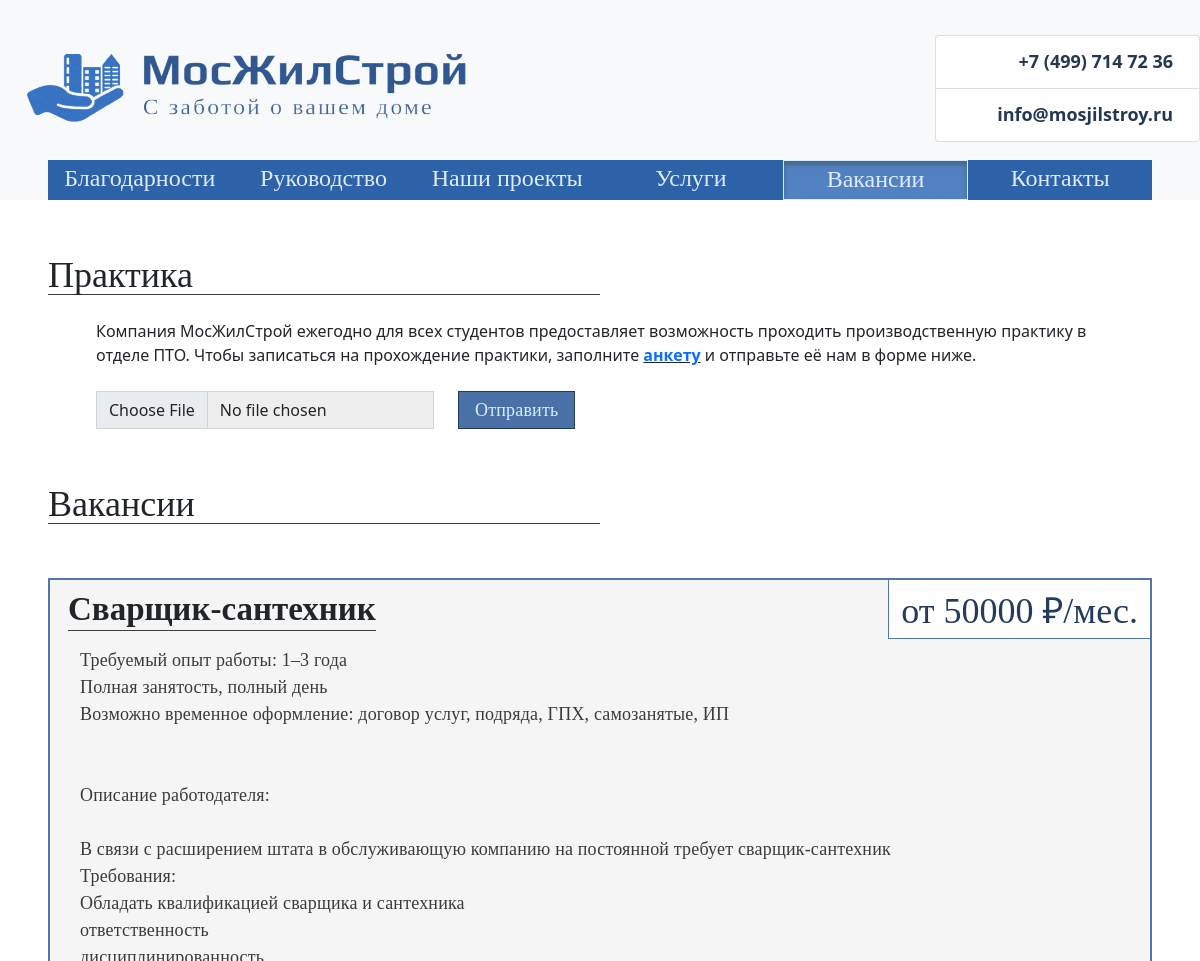
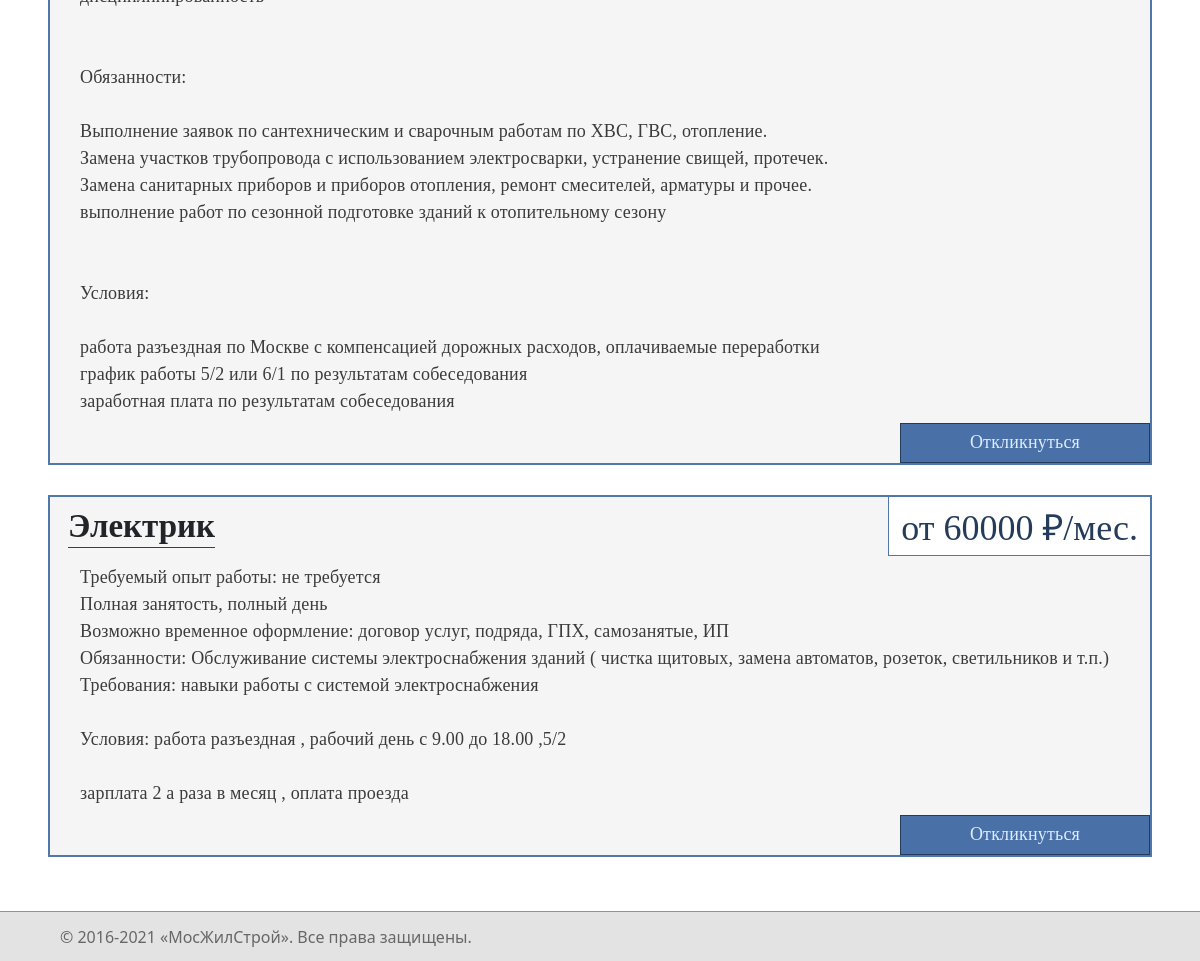
Page /vacancies/ on the committed database (2 pictures, top to bottom).
### main/models.py (models this page shows)
class Vacancy(models.Model):
    title = models.CharField(max_length=255)
    description = models.TextField()
    salary = models.IntegerField()

### main/views.py (the view)
# urls.py: path('vacancies/', vacancies, name='vacancies'),
def vacancies(request):
    info = get_contacts_from_json()
    snippets = Vacancy.objects.all()
    objects = []
    for snippet in snippets:
        objects.append({
            'id': snippet.id,
            'title': snippet.title,
            'description': snippet.description,
            'salary': snippet.salary,
        })
    with open('contacts.json', 'r') as f:
        questionnaire = b64decode(json.load(f)['questionnaire']).decode()
    return render(request, 'pages/vacancies.html', {
                                                    'questionnaire': questionnaire,
                                                    'contacts': info,
                                                    'vacancies': objects[::-1],
                                                    'form': VacancyForm(),
                                                    'practice_form': PracticeForm()})

### main/forms.py
class VacancyForm(forms.Form):
    vacancy_id = forms.CharField(
        widget=forms.TextInput()
    )
    name = forms.CharField(
        widget=forms.TextInput(
            attrs={'class': 'form-control text-input',
                   'style': 'margin-top: 15px',
                   'placeholder': 'ФИО'}
        )
    )
    phone = forms.CharField(
        widget=forms.TextInput(
            attrs={'class': 'form-control text-input',
                   'style': 'margin-top: 15px',
                   'type': 'tel',
                   'placeholder': 'Телефон'}
        )
    )
    summary = forms.FileField(
        widget=forms.FileInput(
            attrs={'class': 'form-control text-input',
                   'style': 'margin-top: 15px;'}
        )
    )
    answer = forms.CharField(
        widget=forms.Textarea(
            attrs={'class': 'form-control text-input',
                   'style': 'height: 200px; margin-top: 5px',
                   'placeholder': 'Почему вы хотите работать у нас?'}
        )
    )

class PracticeForm(forms.Form):
    file = forms.FileField(
        widget=forms.FileInput(
            attrs={'class': 'form-control text-input'}
        )
    )

### main/views.py (called while the page is built)
def get_contacts_from_json():
    with open('contacts.json', 'r') as file:
        data = json.load(file)
    info = {
        'phone': b64decode(data['phone']).decode(),
        'mail': b64decode(data['mail']).decode(),
        'address': b64decode(data['address']).decode(),
        'office_image': b64decode(data['office_image']).decode()
    }
    return info

### main/templates/pages/vacancies.html (shortened to what this page needs)
<!DOCTYPE html>
<html lang="en">
{% load static %}
<head>
</head>
<body>
{% include 'header.html' with contacts=contacts %}
{% include 'navbar.html' %}
<div class="mx-5">
    <br><br>
    <div class="title">
        Практика
    </div>
    <br>
    <div class="mx-5">
        <div class="subtitle">
            Компания МосЖилСтрой ежегодно для всех студентов предоставляет возможность проходить
            производственную практику в отделе ПТО.
                Чтобы записаться на прохождение практики, заполните
                <u><strong><a download href="{{ questionnaire }}">анкету</a></strong><a href=""></a></u>
                и отправьте её нам в форме ниже.
        </div>
        <br>
        <form action="{% url 'practice' %}" method="post" enctype="multipart/form-data" target="frame"
              onsubmit="confirm()">
            <div class="row">
                <div class="col-auto">
                    {{ practice_form.file }}
                </div>
                <div class="col-auto">
                    <button type="submit" class="m-0 px-3 btn submit-btn">Отправить</button>
                </div>
            </div>
        </form>
    </div>
    <br><br>
    <div class="title">
        Вакансии
    </div>
    <br>
    <div>
        {% for vacancy in vacancies %}
        <div class="vacancy-card">
            <div class="row">
                <div class="col-auto me-auto card-title">
                    {{ vacancy.title }}
                </div>
                <div class="col-auto salary">
                    от {{ vacancy.salary }} ₽/мес.
                </div>
            </div>
            <pre class="description">{{ vacancy.description }}</pre>
            <div style="display: flex;
                        justify-content: space-between;">
                <div class="respond-btn align-text-bottom"
                     data-bs-toggle="modal"
                     data-bs-target="#modal{{ vacancy.id }}">Откликнуться
                </div>
            </div>
        </div>
        {% endfor %}
    </div>
</div>
<br>
{% include 'footer.html' %}
</body>
</html>

### main/templates/header.html (shortened to what this page needs)
<!DOCTYPE html>
<html lang="en">
{% load static %}
<head>
    <link href="https://cdn.jsdelivr.net/npm/bootstrap@5.0.0-beta3/dist/css/bootstrap.min.css" rel="stylesheet">
</head>
<body class="body">
    <nav class="navbar navbar-light bg-light head" id="up">
        {% url 'root' as root %}
        <a class="navbar-brand" href="{{ root }}">
            <img class="logo" src="{% static 'images/logo.png' %}" alt="logo">
        </a>
        <span class="navbar-text info">
            <ul class="list-group">
                <li class="list-group-item d-flex justify-content-between align-items-center">
                    <span class="iconify icon" data-icon="mdi-phone-in-talk" data-inline="false"></span>
                    <strong class="info-text">{{ contacts.phone }}</strong>
                </li>
                <li class="list-group-item d-flex justify-content-between align-items-center">
                    <span class="iconify icon" data-icon="mdi-email" data-inline="false"></span>
                    <strong class="info-text">{{ contacts.mail }}</strong>
                </li>
            </ul>
        </span>
    </nav>
</body>
</html>

### main/templates/navbar.html (shortened to what this page needs)
<!DOCTYPE html>
<html lang="en">
<head>
</head>
<body>
    <div style="background-color: rgb(248, 249, 250);">
        <div class="row navigation mx-5">
            {% url 'about' as about %}
            <a class="col nav-item tab {% if request.path == about %} selected {% endif %}"
               href="{{ about }}">
                <div class="nav-text">Благодарности</div>
            </a>
            {% url 'leaders' as leaders %}
            <a class="col nav-item tab {% if request.path == leaders %} selected {% endif %}"
               href="{{ leaders }}">
                <div class="nav-text">Руководство</div>
            </a>
            {% url 'projects' as projects %}
            <a class="col nav-item tab {% if request.path == projects %} selected {% endif %}"
               href="{{ projects }}">
                <div class="nav-text">Наши проекты</div>
            </a>
            {% url 'services' as services %}
            <a class="col nav-item tab {% if request.path == services %} selected {% endif %}"
               href="{{ services }}">
                <div class="nav-text">Услуги</div>
            </a>
            {% url 'vacancies' as vacancies %}
            <a class="col nav-item tab {% if request.path == vacancies %} selected {% endif %}"
               href="{{ vacancies }}">
                <div class="nav-text">Вакансии</div>
            </a>
            {% url 'contacts' as contacts %}
            <a class="col nav-item tab {% if request.path == contacts %} selected {% endif %}"
               href="{{ contacts }}">
                <div class="nav-text">Контакты</div>
            </a>
        </div>
    </div>
</body>
</html>

### main/templates/footer.html (shortened to what this page needs)
<!DOCTYPE html>
<html lang="en">
<head>
</head>
<body>
    <div class="footer">
        <div class="mx-5 row justify-content-between">
            <p class=" py-2 text col-auto">
                © 2016-{% now "Y" %} «МосЖилСтрой». Все права защищены.
            </p>
            <a class=" py-2 col-auto" href="#up">
            </a>
        </div>
    </div>
</body>
</html>

### main/templates/header.html (style rules this page uses)
.head { height: 160px; margin-top: 0; }
.logo { height: 150px; width: 500px; }
.info-text { color: #243854; margin-right: 10px; font-size: 18px; }
.icon { margin-right: 15px; color: #243854; width: 30px; height: 36px; }

### main/templates/navbar.html (style rules this page uses)
a { text-decoration: none; }
.nav-text { color: #DDEBFF; font-family: ABeeZee, serif; font-size: 24px; }
.tab { background-color: #2D61A8; text-align: center; cursor: pointer; transition: 0.2s; }
.selected { border: 1px solid #DDEBFF; box-sizing: border-box; box-shadow: inset 0 4px 4px rgba(51, 80, 83, 0.5); background: #5281C2; }
.navigation { height: 40px; }

### main/templates/footer.html (style rules this page uses)
body { padding-bottom: 50px !important; }
.text { position: relative; bottom: -5px; }
.footer { z-index: 9999; height: 50px; border-top: 1px solid #919191; background-color: #e3e3e3; position: fixed; bottom: 0; width: 100%; }
.text { color: #676767; }

### main/templates/pages/vacancies.html (style rules this page uses)
pre { white-space: pre-wrap; }
.submit-btn { width: 100%; cursor: pointer; font-family: Poppins serif; font-weight: 500; font-size: 18px; text-align: center; vertical-align: middle; letter-spacing: 0.01em; background-color: #4A71A7; color: #DDEBFF; height: 38px; margin: 10px 0; border-radius: 0; padding-top: 5px; border: 1px solid #253B5A; transition: 0.2s; }
.text-input { border-radius: 0; background-color: #EEEEEE; }
.respond-btn { cursor: pointer; font-family: Poppins serif; font-weight: 500; font-size: 18px; line-height: 27px; text-align: center; vertical-align: middle; letter-spacing: 0.01em; background-color: #4A71A7; color: #DDEBFF; height: 40px; width: 250px; padding-top: 5px; border: 1px solid #253B5A; transition: 0.2s; }
.description { font-family: Poppins serif; font-weight: 500; font-size: 18px; line-height: 27px; letter-spacing: 0.01em; color: #3b3b3b; margin: 8px 30px; }
.salary { font-family: Acme serif; font-size: 36px; line-height: 46px; color: #253B5A; margin: 0 12px; padding-top: 8px; border-bottom: 1px solid #5077AC; border-left: 1px solid #5077AC; background: #ffffff; }
.card-title { font-family: Abhaya Libre ExtraBold serif; font-style: normal; font-weight: 800; font-size: 33px; line-height: 42px; border-bottom: 1px solid #3e3e3e; margin: 8px 30px; padding: 0; }
.vacancy-card { background: #F5F5F5; width: 100%; margin: 30px 0; border: 2px solid #5077AC; }
.title { font-family: Acme serif; font-size: 36px; width: 50%; height: 47px; border-bottom: 1px groove #3e3e3e; }

### rows in the picture
Vacancy: title "Сварщик-сантехник", description "Требуемый опыт работы: 1–3 года Полная занятость, полный день Возможно временное оформление: договор услуг, подряда, ГПХ, самозанятые, ИП Описание работодателя: В связи с расширением штата в обслуживающую компанию на постоянной требует сварщик-сантехник Требования: Обладать квалификацией сварщика и сантехника ответственность дисциплинированность Обязанности: Выполнение заявок по сантехническим и сварочным работам по ХВС, ГВС, отопление. Замена участков трубопровода с использованием электросварки, устранение свищей, протечек. Замена санитарных приборов и приборов отопления, ремонт смесителей, арматуры и прочее. выполнение работ по сезонной подготовке зданий к отопительному сезону Условия:…"
Vacancy: title "Электрик", description "Требуемый опыт работы: не требуется Полная занятость, полный день Возможно временное оформление: договор услуг, подряда, ГПХ, самозанятые, ИП Обязанности: Обслуживание системы электроснабжения зданий ( чистка щитовых, замена автоматов, розеток, светильников и т.п.) Требования: навыки работы с системой электроснабжения Условия: работа разъездная , рабочий день с 9.00 до 18.00 ,5/2 зарплата 2 а раза в месяц , оплата проезда"

### other values in the picture
{{ contacts.phone }} "+7 (499) 714 72 36"
{{ contacts.mail }} "info@mosjilstroy.ru"
{{ vacancy.salary }} "50000" "60000"
